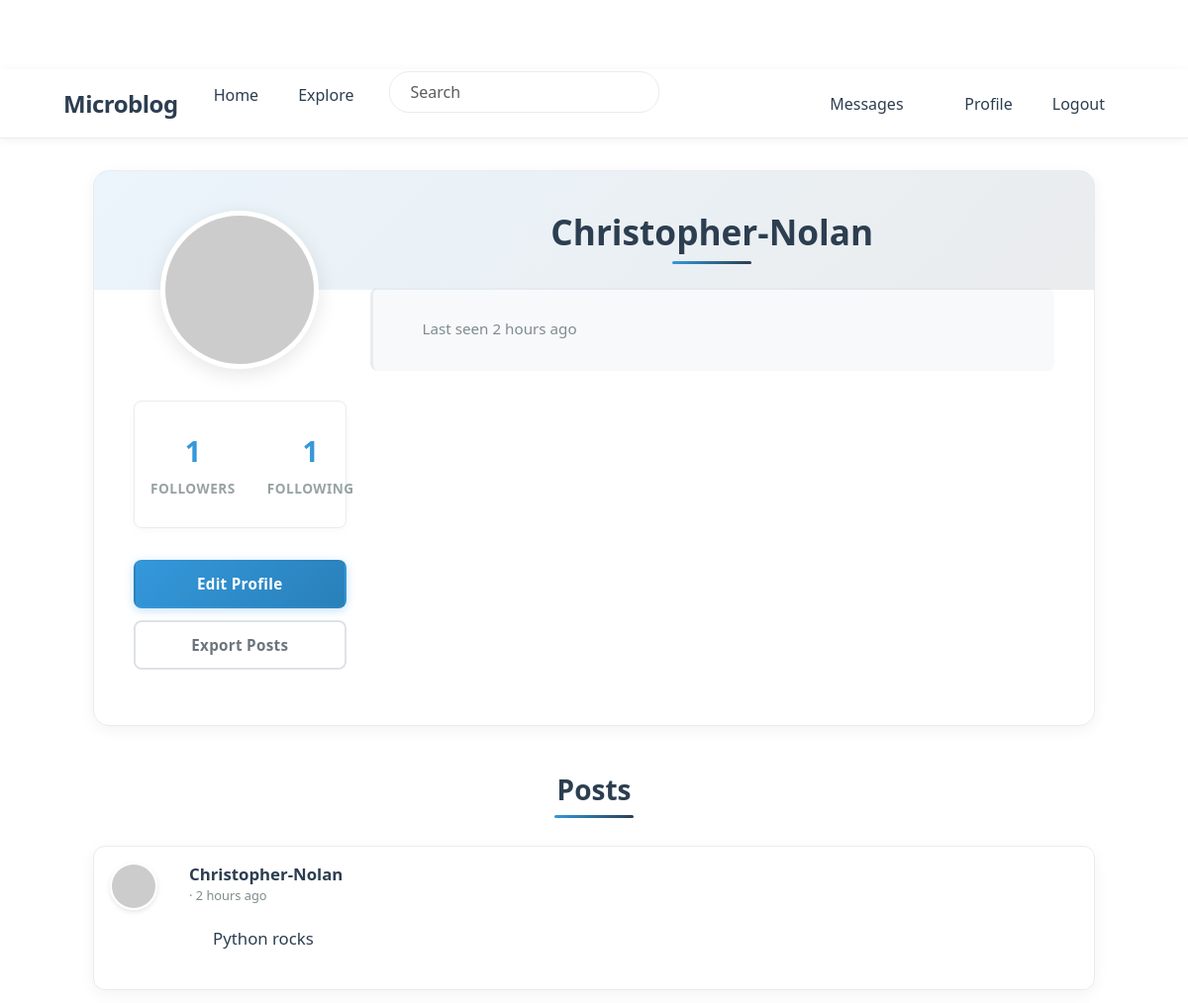
Before: /user/Christopher-Nolan (signed in, upper part) with the older database file.
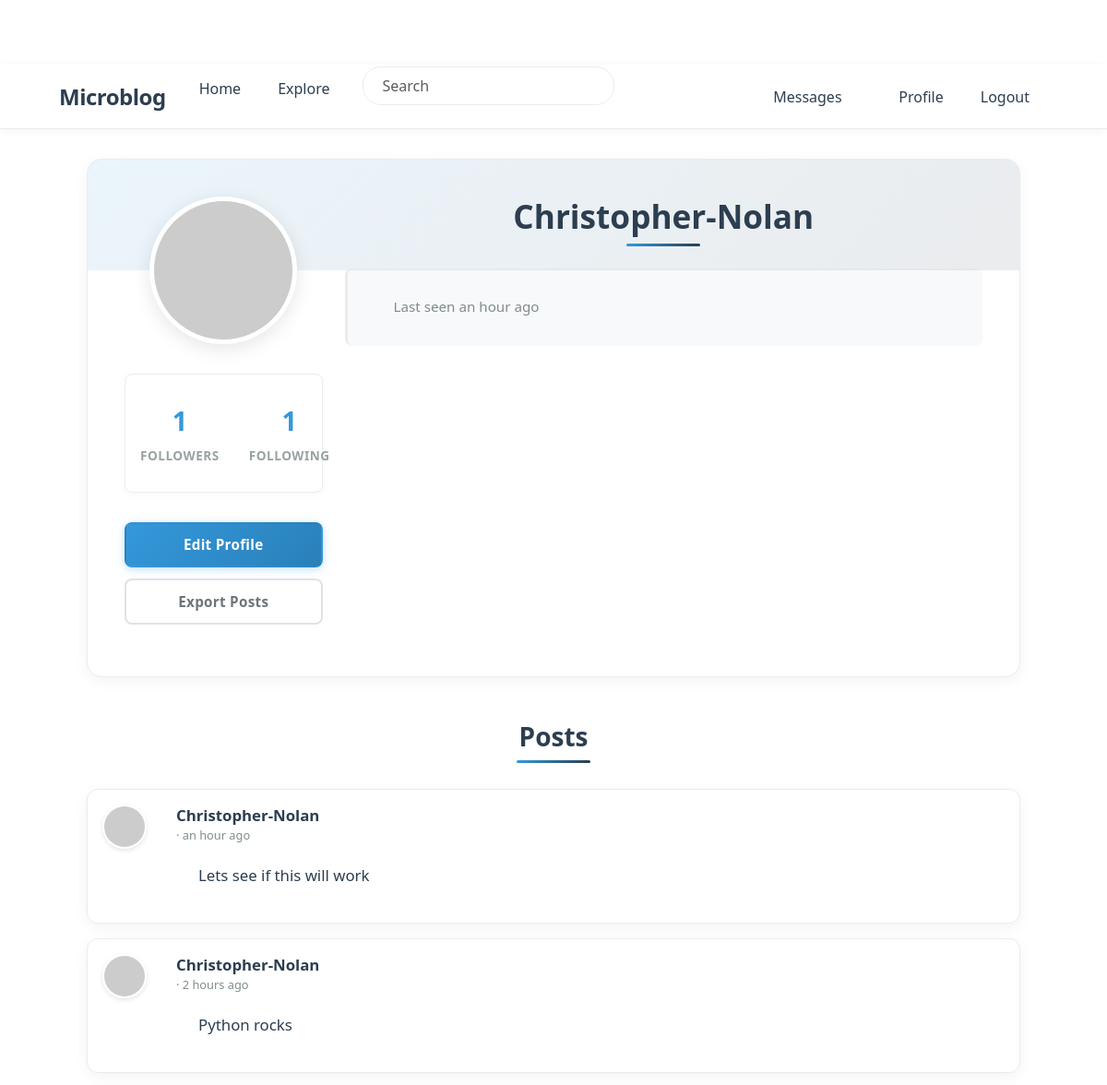
After: the same page with the newer database file.
### app/models.py (models this page shows, shortened)
class PaginatedAPIMixin(object):
    @staticmethod
    def to_collection_dict(query, page, per_page, endpoint, **kwargs):
        resources = db.paginate(query, page=page, per_page=per_page,
                                error_out=False)
        data = {
            'items': [item.to_dict() for item in resources.items],
            '_meta': {
                'page': page,
                'per_page': per_page,
                'total_pages': resources.pages,
                'total_items': resources.total
            },
            '_links': {
                'self': url_for(endpoint, page=page, per_page=per_page,
                                **kwargs),
                'next': url_for(endpoint, page=page + 1, per_page=per_page,
                                **kwargs) if resources.has_next else None,
                'prev': url_for(endpoint, page=page - 1, per_page=per_page,
                                **kwargs) if resources.has_prev else None
            }
        }
        return data

class User(PaginatedAPIMixin, UserMixin, db.Model):
    id: so.Mapped[int] = so.mapped_column(primary_key=True)
    username: so.Mapped[str] = so.mapped_column(sa.String(64), index=True,
                                                unique=True)
    email: so.Mapped[str] = so.mapped_column(sa.String(120), index=True,
                                             unique=True)
    password_hash: so.Mapped[Optional[str]] = so.mapped_column(sa.String(256))
    about_me: so.Mapped[Optional[str]] = so.mapped_column(sa.String(140))
    last_seen: so.Mapped[Optional[datetime]] = so.mapped_column(
        default=lambda: datetime.now(timezone.utc))
    last_message_read_time: so.Mapped[Optional[datetime]]
    token: so.Mapped[Optional[str]] = so.mapped_column(
        sa.String(32), index=True, unique=True)
    token_expiration: so.Mapped[Optional[datetime]]
    posts: so.WriteOnlyMapped['Post'] = so.relationship(
        back_populates='author')
    following: so.WriteOnlyMapped['User'] = so.relationship(
        secondary=followers, primaryjoin=(followers.c.follower_id == id),
        secondaryjoin=(followers.c.followed_id == id),
        back_populates='followers')
    followers: so.WriteOnlyMapped['User'] = so.relationship(
        secondary=followers, primaryjoin=(followers.c.followed_id == id),
        secondaryjoin=(followers.c.follower_id == id),
        back_populates='following')
    messages_sent: so.WriteOnlyMapped['Message'] = so.relationship(
        foreign_keys='Message.sender_id', back_populates='author')
    messages_received: so.WriteOnlyMapped['Message'] = so.relationship(
        foreign_keys='Message.recipient_id', back_populates='recipient')
    notifications: so.WriteOnlyMapped['Notification'] = so.relationship(
        back_populates='user')
    tasks: so.WriteOnlyMapped['Task'] = so.relationship(back_populates='user')
    def avatar(self, size):
        digest = md5(self.email.lower().encode('utf-8')).hexdigest()
        return f'https://www.gravatar.com/avatar/{digest}?d=identicon&s={size}'
    def followers_count(self):
        query = sa.select(sa.func.count()).select_from(
            self.followers.select().subquery())
        return db.session.scalar(query)
    def following_count(self):
        query = sa.select(sa.func.count()).select_from(
            self.following.select().subquery())
        return db.session.scalar(query)
    def unread_message_count(self):
        last_read_time = self.last_message_read_time or datetime(1900, 1, 1)
        query = sa.select(Message).where(Message.recipient == self,
                                         Message.timestamp > last_read_time)
        return db.session.scalar(sa.select(sa.func.count()).select_from(
            query.subquery()))
    def get_tasks_in_progress(self):
        query = self.tasks.select().where(Task.complete == False)
        return db.session.scalars(query)
    def get_task_in_progress(self, name):
        query = self.tasks.select().where(Task.name == name,
                                          Task.complete == False)
        return db.session.scalar(query)

class SearchableMixin:
    @classmethod
    def before_commit(cls, session):
        session._changes = {
            'add': list(session.new),
            'update': list(session.dirty),
            'delete': list(session.deleted)
        }
    @classmethod
    def after_commit(cls, session):
        try:
            for obj in session._changes['add']:
                if isinstance(obj, SearchableMixin):
                    add_to_index(obj.__tablename__, obj)
            for obj in session._changes['update']:
                if isinstance(obj, SearchableMixin):
                    add_to_index(obj.__tablename__, obj)
            for obj in session._changes['delete']:
                if isinstance(obj, SearchableMixin):
                    remove_from_index(obj.__tablename__, obj)
        except Exception as e:
            current_app.logger.error(f'Error in after_commit: {e}')
        finally:
            session._changes = None

class Post(SearchableMixin, db.Model):
    __searchable__ = ['body']
    id: so.Mapped[int] = so.mapped_column(primary_key=True)
    body: so.Mapped[str] = so.mapped_column(sa.String(140))
    timestamp: so.Mapped[datetime] = so.mapped_column(
        index=True, default=lambda: datetime.now(timezone.utc))
    user_id: so.Mapped[int] = so.mapped_column(sa.ForeignKey(User.id),
                                               index=True)
    language: so.Mapped[Optional[str]] = so.mapped_column(sa.String(5))
    author: so.Mapped[User] = so.relationship(back_populates='posts')

### app/main/routes.py (the view)
@bp.route('/user/<username>')
@login_required
def user(username):
    user = db.first_or_404(sa.select(User).where(User.username == username))
    page = request.args.get('page', 1, type=int)
    query = user.posts.select().order_by(Post.timestamp.desc())
    posts = db.paginate(query, page=page,
                        per_page=current_app.config['POSTS_PER_PAGE'],
                        error_out=False)
    next_url = url_for('main.user', username=user.username,
                       page=posts.next_num) if posts.has_next else None
    prev_url = url_for('main.user', username=user.username,
                       page=posts.prev_num) if posts.has_prev else None
    form = EmptyForm()
    return render_template('user.html', user=user, posts=posts.items,
                           next_url=next_url, prev_url=prev_url, form=form)

### app/main/forms.py
class SearchForm(FlaskForm):
    q = StringField(_l('Search'), validators=[DataRequired()])
    def __init__(self, *args, **kwargs):
        if 'formdata' not in kwargs:
            kwargs['formdata'] = request.args
        if 'meta' not in kwargs:
            kwargs['meta'] = {'csrf': False}
        super(SearchForm, self).__init__(*args, **kwargs)

class EmptyForm(FlaskForm):
    submit = SubmitField('Submit')

### app/__init__.py (called while the page is built)
def get_locale():
    return request.accept_languages.best_match(current_app.config['LANGUAGES'])

### app/main/routes.py (called while the page is built)
@bp.before_app_request
def before_request():
    if current_user.is_authenticated:
        current_user.last_seen = datetime.now(timezone.utc)
        db.session.commit()
        g.search_form = SearchForm()
    g.locale = str(get_locale())

### app/models.py (called while the page is built)
@login.user_loader
def load_user(id):
    return db.session.get(User, int(id))

### app/templates/user.html (shortened to what this page needs)
{% extends "base.html" %}
{% block content %}
<div class="container">
    <div class="profile-container">
        <div class="row">
            <div class="col-md-3 text-center">
                <img src="{{ user.avatar(200) }}" class="profile-avatar" alt="{{ user.username }}'s avatar">
                <div class="profile-stats">
                    <div class="stat-item">
                        <span class="stat-value">{{ user.followers_count() }}</span>
                        <span class="stat-label">{{ _('Followers') }}</span>
                    </div>
                    <div class="stat-item">
                        <span class="stat-value">{{ user.following_count() }}</span>
                        <span class="stat-label">{{ _('Following') }}</span>
                    </div>
                </div>
                <div class="profile-actions">
                    {% if user == current_user %}
                        <a href="{{ url_for('main.edit_profile') }}" class="btn btn-edit">
                            {{ _('Edit Profile') }}
                        </a>
                        {% if not current_user.get_task_in_progress('export_posts') %}
                        <a href="{{ url_for('main.export_posts') }}" class="btn btn-outline-secondary">
                            {{ _('Export Posts') }}
                        </a>
                        {% endif %}
                    {% elif not current_user.is_following(user) %}
                        <form action="{{ url_for('main.follow', username=user.username) }}" method="post" class="d-inline">
                            {{ form.hidden_tag() }}
                            <button type="submit" class="btn btn-primary">{{ _('Follow') }}</button>
                        </form>
                    {% else %}
                        <form action="{{ url_for('main.unfollow', username=user.username) }}" method="post" class="d-inline">
                            {{ form.hidden_tag() }}
                            <button type="submit" class="btn btn-outline-secondary">{{ _('Following') }}</button>
                        </form>
                    {% endif %}
                </div>
            </div>
            <div class="col-md-9">
                <h1 class="profile-username">{{ user.username }}</h1>
                <div class="profile-meta">
                    {% if user.last_seen %}
                    <p> {{ _('Last seen') }} {{ moment(user.last_seen).fromNow() }}</p>
                    {% endif %}
                </div>
            </div>
        </div>
    </div>
    <h2 class="posts-header">{{ _('Posts') }}</h2>
    {% for post in posts %}
        {% include '_post.html' %}
    {% endfor %}
{% endblock %}

### app/templates/base.html (shortened to what this page needs)
<!doctype html>
<html lang="en">
  <head>
    <link
        href="https://cdn.jsdelivr.net/npm/bootstrap@5.3.2/dist/css/bootstrap.min.css"
        rel="stylesheet"
>
    <link rel="stylesheet" href="{{ url_for('static', filename='css/styles.css') }}">
  </head>
  <body>
    <nav class="navbar navbar-expand-lg bg-body-tertiary">
      <div class="container">
        <a class="navbar-brand" href="{{ url_for('main.index') }}">Microblog</a>
        <div class="collapse navbar-collapse" id="navbarSupportedContent">
          <ul class="navbar-nav me-auto mb-2 mb-lg-0">
            <li class="nav-item">
              <a class="nav-link" aria-current="page" href="{{ url_for('main.index') }}">{{ _('Home') }}</a>
            </li>
            <li class="nav-item">
              <a class="nav-link" aria-current="page" href="{{ url_for('main.explore') }}">{{ _('Explore') }}</a>
            </li>
            {% if g.search_form %}
            <form class="navbar-form navbar-left" method="get" action="{{ url_for('main.search') }}">
                <div class="form-group">
                    {{ g.search_form.q(size=20, class='form-control', placeholder=g.search_form.q.label.text) }}
                </div>
            </form>
            {% endif %}
          </ul>
          <ul class="navbar-nav mb-2 mb-lg-0">
            {% if current_user.is_anonymous %}
            <li class="nav-item">
              <a class="nav-link" aria-current="page" href="{{ url_for('auth.login') }}">{{ _('Login') }}</a>
            </li>
            {% else %}
            <li class="nav-item">
              <a class="nav-link" aria-current="page" href="{{ url_for('main.messages') }}">{{ _('Messages') }}
                {% set unread_message_count = current_user.unread_message_count() %}
              </a>
            </li>
            <li class="nav-item">
              <a class="nav-link" aria-current="page" href="{{ url_for('main.user', username=current_user.username) }}">{{ _('Profile') }}</a>
            </li>
            <li class="nav-item">
              <a class="nav-link" aria-current="page" href="{{ url_for('auth.logout') }}">{{ _('Logout') }}</a>
            </li>
            {% endif %}
          </ul>
        </div>
      </div>
    </nav>
    <div class="container mt-3">
      {% block content %}{% endblock %}
    </div>
  </body>
</html>

### app/templates/_post.html (shortened to what this page needs)
<div class="card post-card mb-3">
    <div class="card-body">
        <div class="d-flex">
            <div class="flex-shrink-0 me-3">
                <a href="{{ url_for('main.user', username=post.author.username) }}">
                    <img src="{{ post.author.avatar(50) }}" class="post-avatar" alt="{{ post.author.username }}'s avatar">
                </a>
            </div>
            <div class="flex-grow-1">
                <div class="d-flex justify-content-between align-items-start">
                    <div>
                        <a class="user_popup post-username" href="{{ url_for('main.user', username=post.author.username) }}">
                            {{ post.author.username }}
                        </a>
                        <span class="post-time">· {{ moment(post.timestamp).fromNow() }}</span>
                    </div>
                </div>
                <div class="post-body" id="post{{ post.id }}">{{ post.body }}</div>
            </div>
        </div>
    </div>
</div>

Changed rows visible on the page:
changed User "Christopher-Nolan": last_seen "2 hours ago" → "an hour ago"
added Post: author.username "Christopher-Nolan", timestamp "an hour ago", body "Lets see if this will work"
